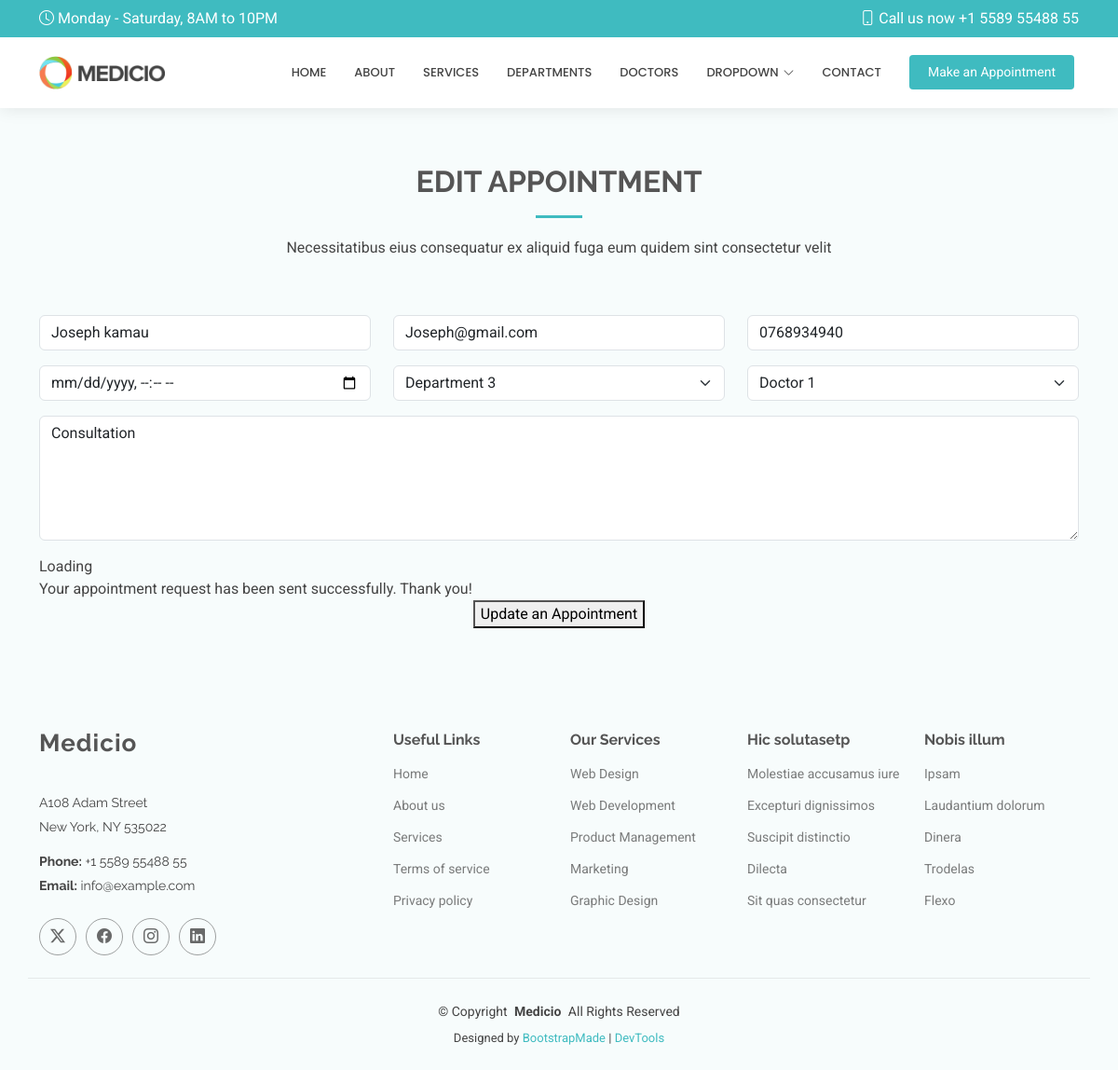
The app's page /edit/4 with its own data.
### careapp/models.py (models this page shows, shortened)
class Appointment(models.Model):
    name = models.CharField(max_length=20)
    email = models.EmailField()
    phone = models.CharField(max_length=10)
    datetime = models.DateTimeField()
    department = models.CharField(max_length=20)
    doctor = models.CharField(max_length=20)
    message = models.TextField()

### careapp/views.py (the view, shortened to what this page needs)
# urls.py: path('edit/<int:id>', views.edit ),
def edit(request,id):
    editappointment = get_object_or_404(Appointment, id = id)
    return render(request, 'edit.html', {'editappointment' : editappointment} )

### careapp/templates/edit.html (shortened to what this page needs)
{% extends 'starter-page.html'%}
{% load static %}
{% block content %}
    <section id="appointment" class="appointment section light-background">
      <div class="container section-title" data-aos="fade-up">
        <h2>EDIT  APPOINTMENT</h2>
        <p>Necessitatibus eius consequatur ex aliquid fuga eum quidem sint consectetur velit</p>
      </div>
      <div class="container" data-aos="fade-up" data-aos-delay="100">
        <form  method="post"  >
          <div class="row">
            <div class="col-md-4 form-group">
              <input type="text" value="{{ editappointment.name }}" name="name" class="form-control" id="name" placeholder="Your Name" required="">
            </div>
            <div class="col-md-4 form-group mt-3 mt-md-0">
              <input type="email" value="{{ editappointment.email }}" class="form-control" name="email" id="email" placeholder="Your Email" required="">
            </div>
            <div class="col-md-4 form-group mt-3 mt-md-0">
              <input type="tel" value="{{ editappointment.phone }}" class="form-control" name="phone" id="phone" placeholder="Your Phone" required="">
            </div>
          </div>
          <div class="row">
            <div class="col-md-4 form-group mt-3">
              <input type="datetime-local" value="{{ appointment.datetime|date:'Y-m-d\\TH:i'}}" name="datetime" class="form-control datepicker" id="datetime" placeholder="Appointment Date and Time" required="">
            </div>
            <div class="col-md-4 form-group mt-3">
              <select name="department" id="department" class="form-select" required="">
                <option value="Department 3" {% if editappointment.department == "Department 3" %} selected {% endif %}>Department 3</option>
              </select>
            </div>
            <div class="col-md-4 form-group mt-3">
              <select name="doctor" id="doctor" class="form-select" required="">
                <option value="Doctor 1" {% if editappointment.doctor == "Doctor 1" %} selected {% endif %}>Doctor 1</option>
              </select>
            </div>
          </div>
          <div class="form-group mt-3">
            <textarea class="form-control" name="message" rows="5" placeholder="Message (Optional)">{{ editappointment.message }}</textarea>
          </div>
          <div class="mt-3">
            <div class="loading">Loading</div>
            <div class="sent-message">Your appointment request has been sent successfully. Thank you!</div>
            <div class="text-center"><button type="submit">Update an Appointment</button></div>
          </div>
        </form>
      </div>
    </section>
{% endblock %}

### static/assets/css/main.css (style rules this page uses)
:root { --default-font: "Roboto", system-ui, -apple-system, "Segoe UI", Roboto, "Helvetica Neue", Arial, "Noto Sans", "Liberation Sans", sans-serif, "Apple Color Emoji", "Segoe UI Emoji", "Segoe UI Symbol", "Noto Color Emoji"; --heading-font: "Raleway", sans-serif; --nav-font: "Poppins", sans-serif; }
:root { --background-color: #ffffff; --default-color: #444444; --heading-color: #555555; --accent-color: #3fbbc0; --surface-color: #ffffff; --contrast-color: #ffffff; }
:root { --nav-color: #444444; --nav-hover-color: #3fbbc0; --nav-mobile-background-color: #ffffff; --nav-dropdown-background-color: #ffffff; --nav-dropdown-color: #444444; --nav-dropdown-hover-color: #3fbbc0; }
.light-background { --background-color: #f7fcfc; --surface-color: #ffffff; }
:root { scroll-behavior: smooth; }
body { color: var(--default-color); background-color: var(--background-color); font-family: var(--default-font); }
h1, h2, h3, h4, h5, h6 { color: var(--heading-color); font-family: var(--heading-font); }
section, .section { color: var(--default-color); background-color: var(--background-color); padding: 60px 0; scroll-margin-top: 120px; overflow: clip; }
.section-title { text-align: center; padding-bottom: 60px; position: relative; }
.section-title h2 { font-size: 32px; font-weight: 700; margin-bottom: 20px; padding-bottom: 20px; position: relative; }
.section-title h2:after { content: ""; position: absolute; display: block; width: 50px; height: 3px; background: var(--accent-color); left: 0; right: 0; bottom: 0; margin: auto; }
.section-title p { margin-bottom: 0; }

### records on screen
Appointment: name "Joseph kamau", email "Joseph@gmail.com", phone "0768934940", department "Department 3", doctor "Doctor 1", message "Consultation"
